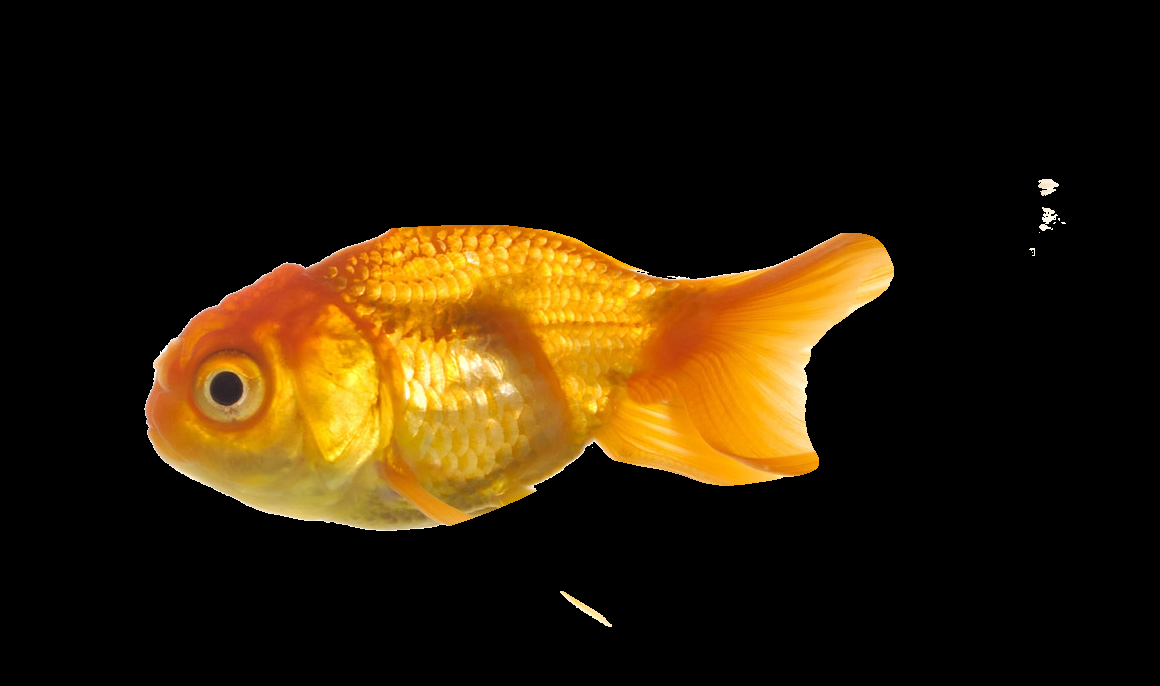
#> input picture test_0.png, 1160 x 686 px; its folder holds only this picture in this run
$ python generate_data.py
#> lines starting #> are read from the running program, lines starting #| are printed output that depends on the picture; after the words box and inside, x2 and y2 are one past the last pixel; in counts of white or black regions, pixels touching at a corner belong together
#> in create_data, image is the input picture: shape (686, 1160, 4); mean B, G, R, A 6.6, 29.5, 44.3, 48.3
import cv2
import numpy as np
import os


def combine(image):
    image = cv2.resize(image, (600, 600))
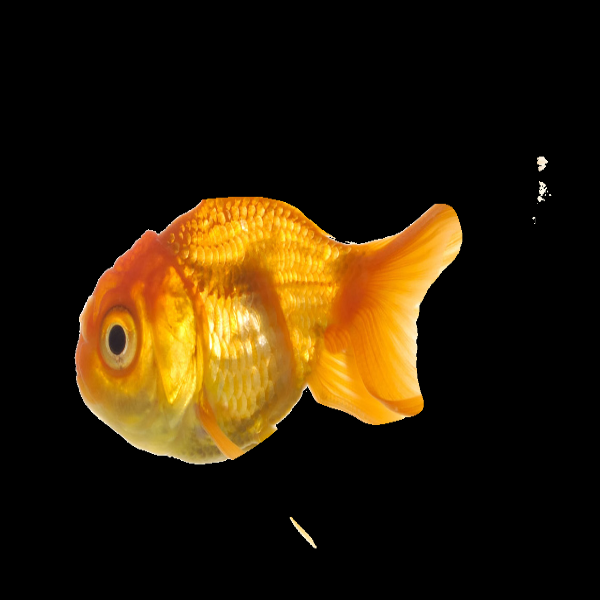
#> image: shape (600, 600, 4); mean of channels 0, 1, 2, 3 6.5, 29.5, 44.3, 48.3; drawn as B, G, R

    is_occluded = False
    while not is_occluded:
        M = cv2.getRotationMatrix2D((image.shape[1]/2, image.shape[0]/2), np.random.randint(0, 360), 1.0)
        M = np.vstack([M, [0, 0, 1]])
        Mt = np.float64([[1, 0, np.random.randint(-150, 150)], [0, 1, np.random.randint(-150, 150)], [0, 0, 1]])
        M = Mt@M
        rotated_0 = cv2.warpAffine(image, M[:2, :], (image.shape[1], image.shape[0]), borderMode=cv2.BORDER_REPLICATE)
        M = cv2.getRotationMatrix2D((image.shape[1]/2, image.shape[0]/2), np.random.randint(0, 360), 1.0)
        M = np.vstack([M, [0, 0, 1]])
        Mt = np.float64([[1, 0, np.random.randint(-150, 150)], [0, 1, np.random.randint(-150, 150)], [0, 0, 1]])
        M = Mt@M
        rotated_1 = cv2.warpAffine(image, M[:2, :], (image.shape[1], image.shape[0]), borderMode=cv2.BORDER_REPLICATE)

        mask_top = 1*(rotated_1[:,:,3]> 200)
        mask_bottom = 1*(rotated_0[:,:,3] > 200)
        is_occluded = np.max(mask_top+mask_bottom) > 1
        mask_bottom = np.clip(mask_bottom - mask_top, 0, 1)
#> this loop made 1 pass
#> is_occluded on pass 1: True
#> pass 1, in combine, `rotated_0 = cv2.warpAffine(image, M[:2, :], (image.shape[1], image.sha..`:
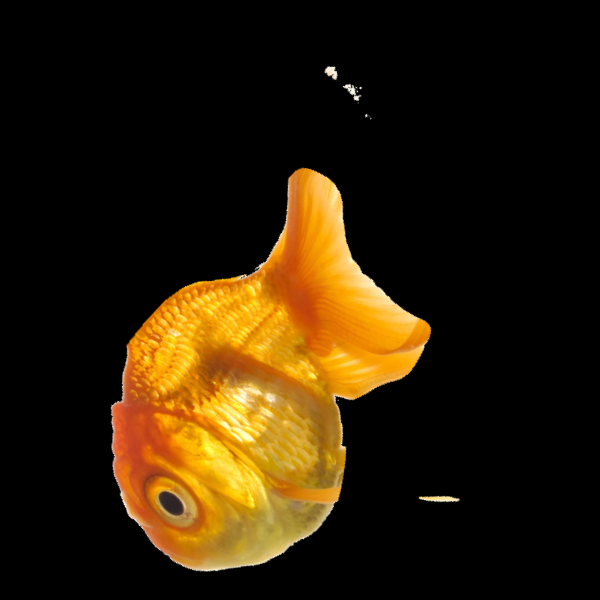
#> rotated_0: shape (600, 600, 4); mean of channels 0, 1, 2, 3 6.5, 29.5, 44.3, 48.3; drawn as B, G, R
#> pass 1, in combine, `rotated_1 = cv2.warpAffine(image, M[:2, :], (image.shape[1], image.sha..`:
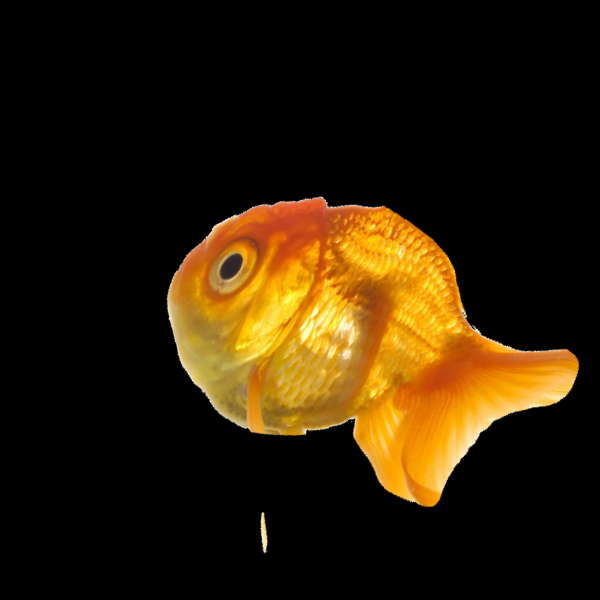
#> rotated_1: shape (600, 600, 4); mean of channels 0, 1, 2, 3 6.4, 29.3, 44.1, 48.3; drawn as B, G, R
#> pass 1, in combine, `mask_top = 1*(rotated_1[:,:,3]> 200)`:
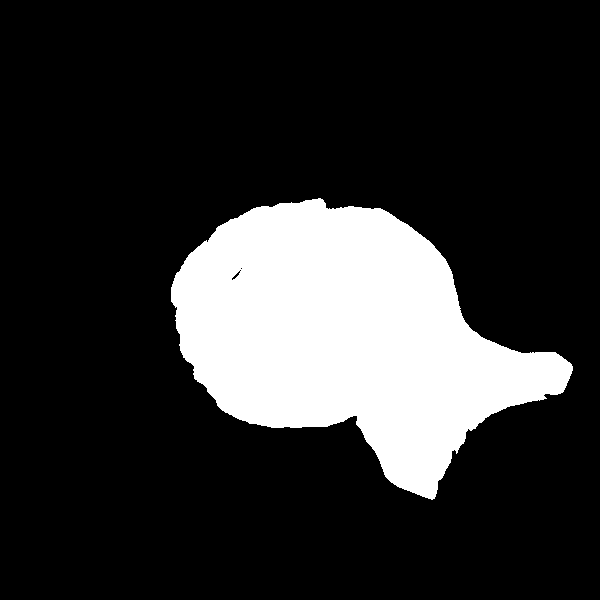
#> mask_top: shape (600, 600) int64; values 0 (black) and 1 (white), 18.7% white; 1 white region, box (x1, y1, x2, y2) and area: (171, 198, 573, 500) 67223
#> pass 1, in combine, `mask_bottom = 1*(rotated_0[:,:,3] > 200)`:
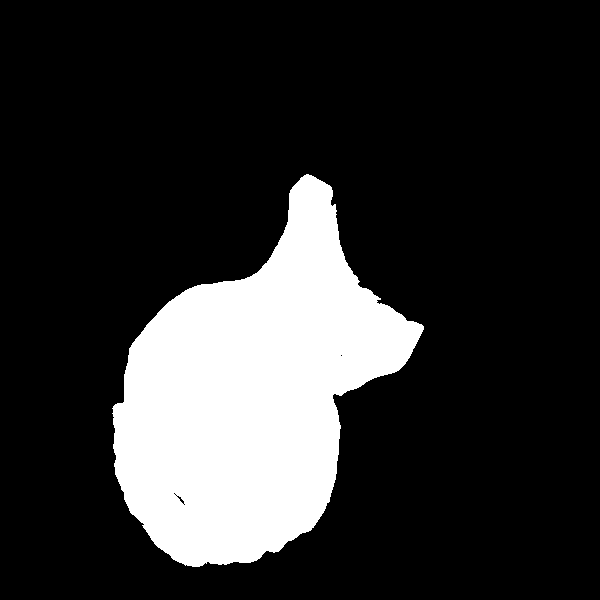
#> mask_bottom: shape (600, 600) int64; values 0 (black) and 1 (white), 18.7% white; 1 white region, box (x1, y1, x2, y2) and area: (112, 174, 424, 567) 67219

    blend = (1-(mask_top[:, :, np.newaxis]))*rotated_0[:,:,:3] + mask_top[:, :, np.newaxis]*rotated_1[:,:,:3]
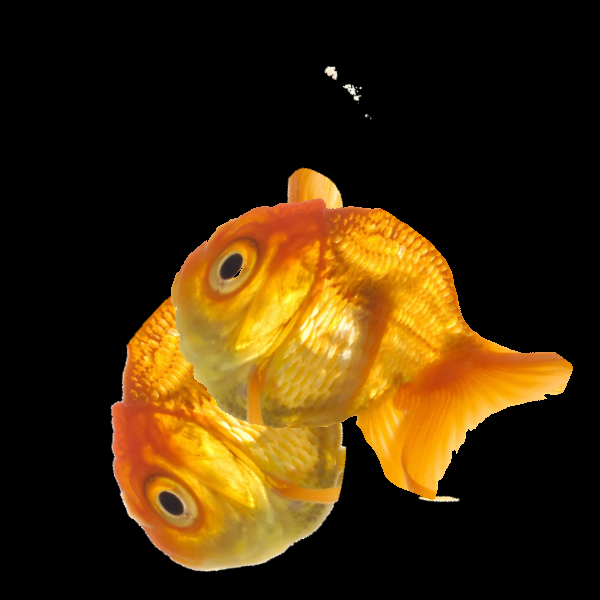
#> blend: shape (600, 600, 3) int64; mean of channels 0, 1, 2 8.8, 41.6, 62.8; drawn as B, G, R
    blur = np.random.randint(1,7)
    blur = 2*blur + 1
    blend = cv2.GaussianBlur(np.uint8(blend),(blur, blur),0)
    return blend, mask_top, mask_bottom

def detect_contours(image):
    contours, __ = cv2.findContours(np.uint8(image*255),cv2.RETR_LIST , cv2.CHAIN_APPROX_SIMPLE)
    contours = sorted(contours, key=cv2.contourArea, reverse=True)
    if len(contours) > 2:
        contours = contours[:3]
    return contours

def format_yolo(contours, identity_index, width, height):
    annotation = str()
    for _, j in enumerate(contours):
        annotation += str(identity_index)
        for coord in j:
            annotation += " {} {}".format(coord[0][0]/width, coord[0][1]/height)
        annotation += "\n"
    return annotation

def create_dataset(folder):
    try:
        os.makedirs(folder+"/val/images/")
        os.makedirs(folder+"/val/labels/")
        os.makedirs(folder+"/train/images/")
        os.makedirs(folder+"/train/labels/")
        os.makedirs(folder+"/test/images/")
        os.makedirs(folder+"/test/labels/")
    except:
        ...

def create_data(number):
    create_dataset("test")
    for i in range(number):
        if i < 0.90*number:
            image = cv2.imread("test_{}.png".format(np.random.randint(0,4)), cv2.IMREAD_UNCHANGED) # Read the object with transparency
        else:
            image = cv2.imread("test_4.png", cv2.IMREAD_UNCHANGED) # Read the object with transparency
        blended, mask_top, mask_bottom = combine(image)
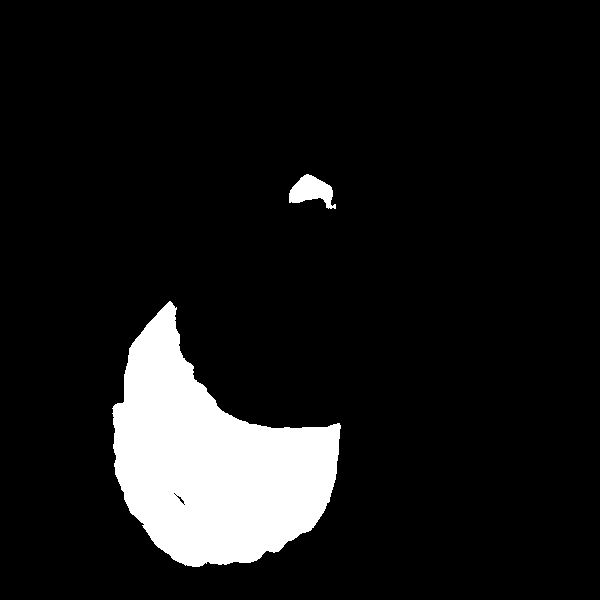
#> mask_bottom: shape (600, 600) int64; values 0 (black) and 1 (white), 9.7% white; 2 white regions
        top = format_yolo(detect_contours(mask_top), 0, mask_top.shape[1], mask_top.shape[0])
#> in detect_contours, `contours, __ = cv2.findContours(np.uint8(image*255),cv2.RETR_LIST , cv..`: contours = 4 contours, 2 with area under 20; largest, box (x1, y1, x2, y2) and area: (171, 198, 573, 500) 66714, (231, 270, 241, 281) 30
#> in detect_contours, `contours = contours[:3]`: contours = 3 contours, 1 with area under 20; largest, box (x1, y1, x2, y2) and area: (171, 198, 573, 500) 66714, (231, 270, 241, 281) 30
#> in format_yolo, `annotation = str()`: annotation = ''
#> the loop in format_yolo, `for _, j in enumerate(contours):` made 3 passes
#> annotation on pass 1: '0'
#> j on pass 3: [[239, 270], [240, 269], [241, 270], [240, 271]]
        bottom = format_yolo(detect_contours(mask_bottom), 1, mask_top.shape[1], mask_top.shape[0])
#> in detect_contours (call 2), `contours, __ = cv2.findContours(np.uint8(image*255),cv2.RETR_LIST , cv..`: contours = 7 contours, 4 with area under 20; largest, box (x1, y1, x2, y2) and area: (112, 301, 341, 567) 33562, (289, 174, 336, 209) 865, (176, 495, 185, 505) 27
#> in detect_contours (call 2), `contours = contours[:3]`: contours = 3 contours; box (x1, y1, x2, y2) and area: (112, 301, 341, 567) 33562, (289, 174, 336, 209) 865, (176, 495, 185, 505) 27
#> the loop in format_yolo (call 2), `for _, j in enumerate(contours):` made 3 passes
#> annotation on pass 1: '1'
        if i < 0.70*number:
            cv2.imwrite("test/train/images/{:06d}.png".format(i), blended)
            with open("test/train/labels/{:06d}.txt".format(i), "w") as f:
                f.write(top)
                f.write(bottom)
        elif i < 0.95*number:
            cv2.imwrite("test/val/images/{:06d}.png".format(i), blended)
            with open("test/val/labels/{:06d}.txt".format(i), "w") as f:
                f.write(top)
                f.write(bottom)
        else:
            cv2.imwrite("test/test/images/{:06d}.png".format(i), blended)
            with open("test/test/labels/{:06d}.txt".format(i), "w") as f:
                f.write(top)
                f.write(bottom)
#> (the run stopped early here; a loop or call above may not have finished)
